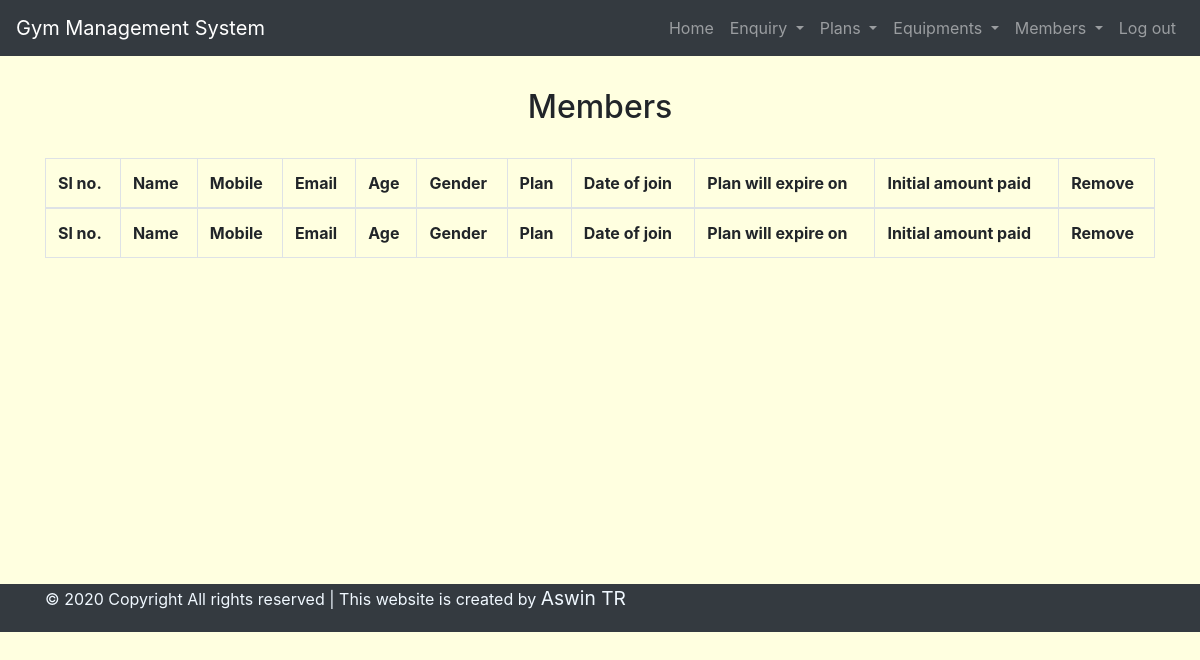
Before: /view_member/ (signed in) with the older database file.
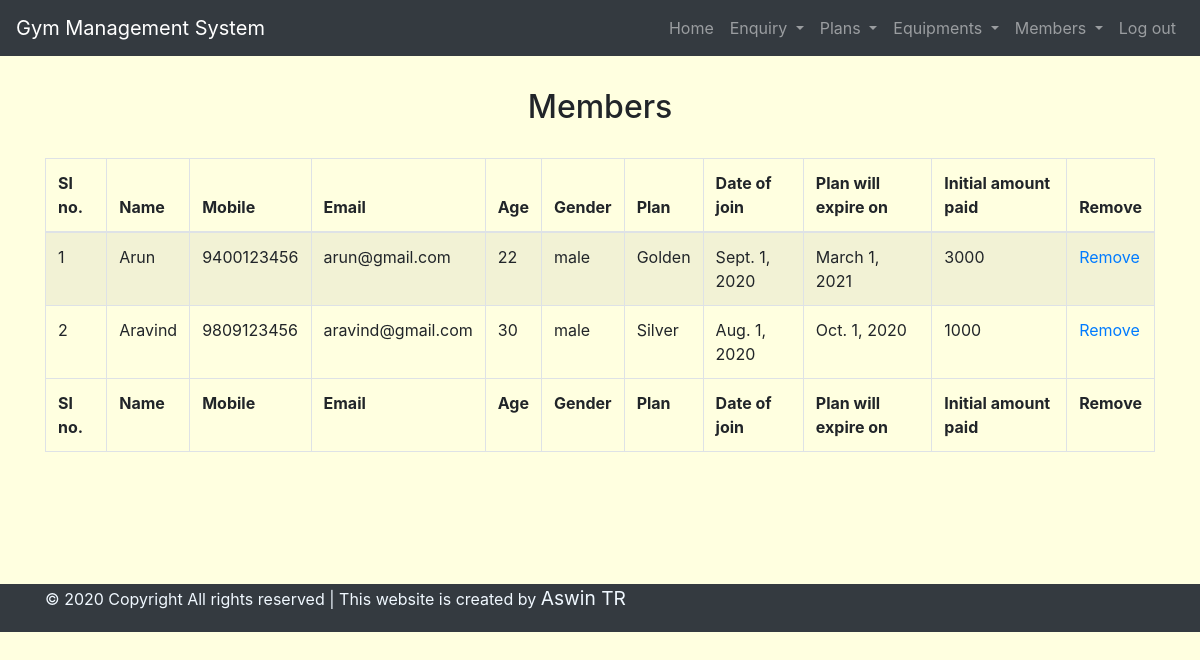
After: the same page with the newer database file.
### main_app/models.py (models this page shows)
class Members(models.Model):
    member_name = models.CharField(max_length=30)
    mobile = models.IntegerField()
    email = models.EmailField()
    age = models.IntegerField()
    gender = models.CharField(max_length=10)
    plan = models.CharField(max_length=20)
    joining_date = models.DateField()
    plan_expiry_date = models.DateField()
    initial_amount = models.IntegerField()

### main_app/views.py (the view)
# urls.py: path('view_member/',views.view_member,name='view_member'),
def view_member(request):
    if 'username' in request.session:
        member = Members.objects.all()
        return render(request,'view_member.html',{'members':member})
    else:
        messages.error(request,"Login first")
        return redirect(login)

### main_app/templates/view_member.html
{% extends 'dashboard.html' %}
    {% block content %}
    <div class="container" style="height: 30em;">
        <h2 class="text-center" style="margin: 1em;">Members</h2>
        <table id="example" class="table table-striped table-bordered" style="width:100%">
            <thead>
                <tr>
                    <th>Sl no.</th>
                    <th>Name</th>
                    <th>Mobile</th>
                    <th>Email</th>
                    <th>Age</th>
                    <th>Gender</th>
                    <th>Plan</th>
                    <th>Date of join</th>
                    <th>Plan will expire on</th>
                    <th>Initial amount paid</th>
                    <th>Remove</th>
                </tr>
            </thead>
            <tbody>
                {% for i in members %}
                <tr>
                    <td>{{forloop.counter}}</td>
                    <td>{{i.member_name}}</td>
                    <td>{{i.mobile}}</td>
                    <td>{{i.email}}</td>
                    <td>{{i.age}}</td>
                    <td>{{i.gender}}</td>
                    <td>{{i.plan}}</td>
                    <td>{{i.joining_date}}</td>
                    <td>{{i.plan_expiry_date}}</td>
                    <td>{{i.initial_amount}}</td>
                    <td><a href="{% url 'remove_member' m_id=i.id %}" onclick="return confirm('Are you sure you want to delete this item?')">Remove</a></td>
                </tr>
                {% endfor %}
            </tbody>
            <tfoot>
                <tr>
                    <th>Sl no.</th>
                    <th>Name</th>
                    <th>Mobile</th>
                    <th>Email</th>
                    <th>Age</th>
                    <th>Gender</th>
                    <th>Plan</th>
                    <th>Date of join</th>
                    <th>Plan will expire on</th>
                    <th>Initial amount paid</th>
                    <th>Remove</th>
                </tr>
            </tfoot>
        </table>
    </div>
    {% endblock %}

### main_app/templates/dashboard.html (shortened to what this page needs)
<!DOCTYPE html>
<html lang="en">
<head>
    <link rel="stylesheet" href="https://stackpath.bootstrapcdn.com/bootstrap/4.3.1/css/bootstrap.min.css">
</head>
<body style="background-color: lightyellow; margin: 0%;">
    <header>
        <nav class="navbar navbar-expand-lg navbar-dark bg-dark">
            <a class="navbar-brand" href="{% url 'dashboard' %}">Gym Management System</a>
            <div class="collapse navbar-collapse" id="navbarSupportedContent">
              <ul class="navbar-nav ml-auto">
                <li class="nav-item">
                  <a class="nav-link" href="{% url 'dashboard' %}">Home <span class="sr-only">(current)</span></a>
                </li>
                <li class="nav-item dropdown">
                  <a class="nav-link dropdown-toggle" href="#" id="navbarDropdown" role="button" data-toggle="dropdown" aria-haspopup="true" aria-expanded="false">
                    Enquiry
                  </a>
                </li>
                <li class="nav-item dropdown">
                    <a class="nav-link dropdown-toggle" href="#" id="navbarDropdown" role="button" data-toggle="dropdown" aria-haspopup="true" aria-expanded="false">
                      Plans
                    </a>
                  </li>
                  <li class="nav-item dropdown">
                    <a class="nav-link dropdown-toggle" href="#" id="navbarDropdown" role="button" data-toggle="dropdown" aria-haspopup="true" aria-expanded="false">
                      Equipments
                    </a>
                  </li>
                  <li class="nav-item dropdown">
                    <a class="nav-link dropdown-toggle" href="#" id="navbarDropdown" role="button" data-toggle="dropdown" aria-haspopup="true" aria-expanded="false">
                      Members
                    </a>
                  </li>
                  <li class="nav-item">
                    <a class="nav-link" href="{% url 'log_out' %}">Log out</a>
                  </li>
              </ul>
            </div>
          </nav>
    </header>
    {% block content %}{% endblock %}
    <footer class="bg-dark align-bottom" style="height: 3em; bottom: 0%; width: 100%;margin-top: 1em;">
        <div class="footer-copyright">
          <div class="container" style="color: aliceblue;">
          © 2020 Copyright All rights reserved | This website is created by <big>Aswin TR</big>
          </div>
        </div>
    </footer>
</body>
</html>

Changed rows visible on the page:
added Members: member_name "Arun", mobile "9400123456", email "arun@gmail.com", age "22", gender "male", plan "Golden", joining_date "Sept. 1, 2020", plan_expiry_date "March 1, 2021", initial_amount "3000"
added Members: member_name "Aravind", mobile "9809123456", email "aravind@gmail.com", age "30", gender "male", plan "Silver", joining_date "Aug. 1, 2020", plan_expiry_date "Oct. 1, 2020", initial_amount "1000"
